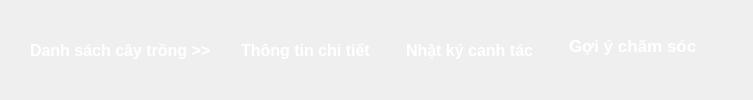
      <widget class="QFrame" name="frame_top_bar">
       <property name="minimumSize">
        <size>
         <width>0</width>
         <height>70</height>
        </size>
       </property>
       <property name="styleSheet">
        <string notr="true">QFrame#frame_top_bar { background-color: #5BA75D; }</string>
       </property>
       <layout class="QHBoxLayout" name="horizontalLayout_tabs">
        <property name="leftMargin">
         <number>30</number>
        </property>
        <item>
         <widget class="QLabel" name="lbl_tab_danh_sach">
          <property name="cursor">
           <cursorShape>PointingHandCursor</cursorShape>
          </property>
          <property name="styleSheet">
           <string notr="true">color: white; font-size: 12pt; font-weight: bold;</string>
          </property>
          <property name="text">
           <string>Danh sách cây trồng &gt;&gt;</string>
          </property>
         </widget>
        </item>
        <item>
         <widget class="QLabel" name="lbl_tab_thong_tin">
          <property name="cursor">
           <cursorShape>PointingHandCursor</cursorShape>
          </property>
          <property name="styleSheet">
           <string notr="true">color: white; font-size: 12pt; font-weight: bold; margin-left: 20px;</string>
          </property>
          <property name="text">
           <string>Thông tin chi tiết</string>
          </property>
         </widget>
        </item>
        <item>
         <widget class="QLabel" name="lbl_tab_nhat_ky">
          <property name="cursor">
           <cursorShape>PointingHandCursor</cursorShape>
          </property>
          <property name="styleSheet">
           <string notr="true">color: white; font-size: 12pt; font-weight: bold; margin-left: 20px;</string>
          </property>
          <property name="text">
           <string>Nhật ký canh tác</string>
          </property>
         </widget>
        </item>
        <item>
         <widget class="QLabel" name="lbl_tab_goi_y">
          <property name="styleSheet">
           <string notr="true">color: white; font-size: 13pt; font-weight: bold; margin-left: 20px; border-bottom: 3px solid white; padding-bottom: 5px;</string>
          </property>
          <property name="text">
           <string>Gợi ý chăm sóc</string>
          </property>
         </widget>
        </item>
        <item>
         <spacer name="hs_top_tabs">
          <property name="orientation">
           <enum>Qt::Horizontal</enum>
          </property>
          <property name="sizeHint" stdset="0">
           <size>
            <width>40</width>
            <height>20</height>
           </size>
          </property>
         </spacer>
        </item>
       </layout>
      </widget>
